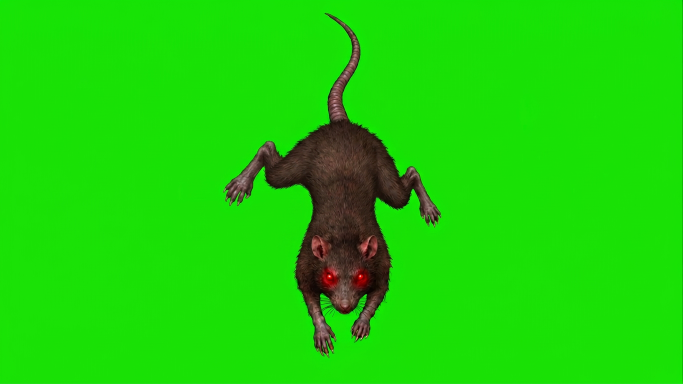
#> input picture heroes/assets/rat_run_down_source.png, 1365 x 768 px (shown at 1/2 size)
$ python prepare_rat_down.py
#> lines starting #> are read from the running program, lines starting #| are printed output that depends on the picture; after the words box and inside, x2 and y2 are one past the last pixel; in counts of white or black regions, pixels touching at a corner belong together
from pathlib import Path
from PIL import Image
import numpy as np
from scipy.ndimage import label,binary_dilation
ROOT=Path(__file__).resolve().parents[2]
a=np.asarray(Image.open(ROOT/'heroes/assets/rat_run_down_source.png').convert('RGB')).astype(np.float32)/255
bg=np.median(a[:24].reshape(-1,3),axis=0)
#> bg = [0.0902, 0.89, 0.0196]
excess=np.maximum(0,a[:,:,1]-np.maximum(a[:,:,0],a[:,:,2]))
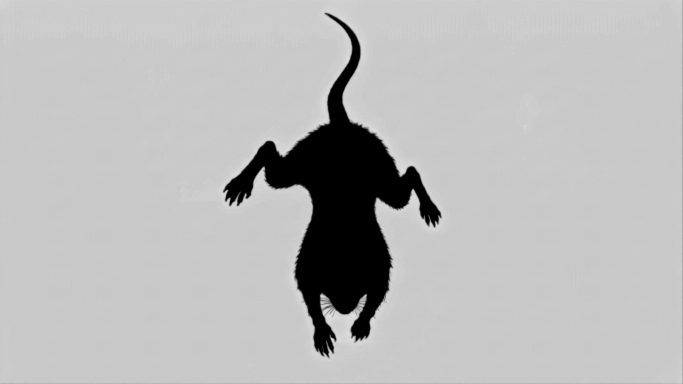
#> excess: shape (768, 1365) float32 (shown at 1/2 size); min 0, max 0.886, mean 0.724
strength=max(.1,bg[1]-max(bg[0],bg[2]))
#> strength = 0.8
alpha=np.clip(1-excess/strength,0,1);alpha[alpha<.08]=0
rgb=np.clip((a-(1-alpha[:,:,None])*bg)/np.maximum(alpha[:,:,None],.001),0,1)
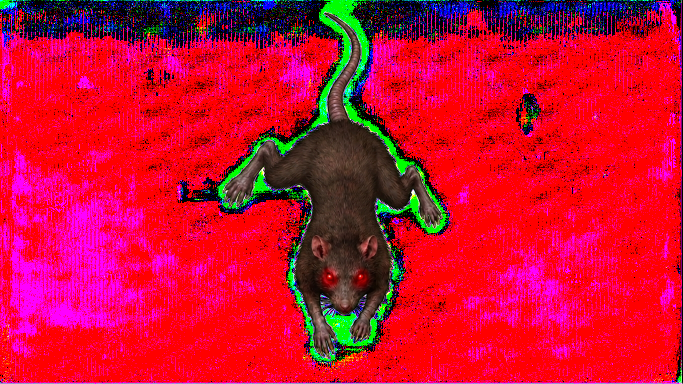
#> rgb: shape (768, 1365, 3) float32 (shown at 1/2 size); mean R, G, B 0.79, 0.0504, 0.19
# Discard background flecks; preserve fine edges near the animal silhouette.
components,n=label(alpha>.2)
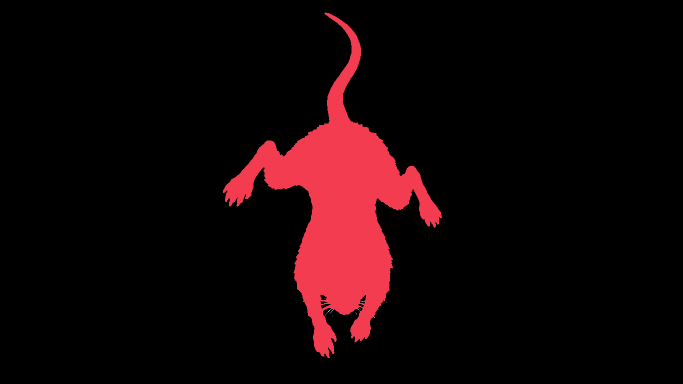
#> components: shape (768, 1365) int32 (shown at 1/2 size); 23 distinct labels, from 0 to 22; one colour per label, 0 black
#> n = 22
counts=np.bincount(components.ravel());counts[0]=0
#> after `counts = np.bincount(components.ravel())`: counts = 23 values, max 960027 at index 0, min 1 at index 2, mean 45579.1
keep=binary_dilation(components==counts.argmax(),iterations=4)
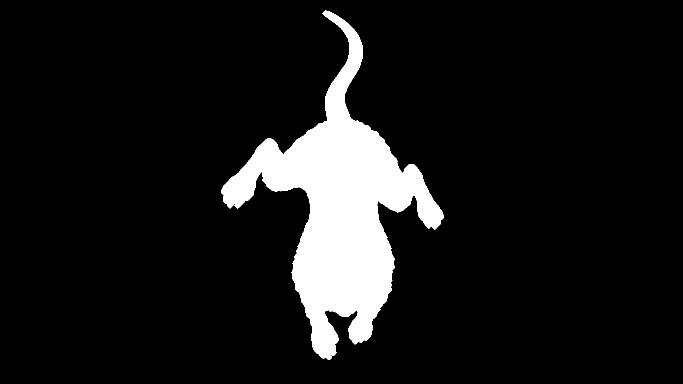
#> keep: shape (768, 1365) bool (shown at 1/2 size); 9.4% white; 1 white region, box (x1, y1, x2, y2) and area: (442, 21, 888, 720) 98580
alpha[~keep]=0;rgb[alpha==0]=0
#> after `alpha[~keep] = 0`: alpha: shape (768, 1365) float32; min 0, max 1, mean 0.0808
im=Image.fromarray(np.uint8(np.dstack((rgb,alpha))*255),'RGBA')
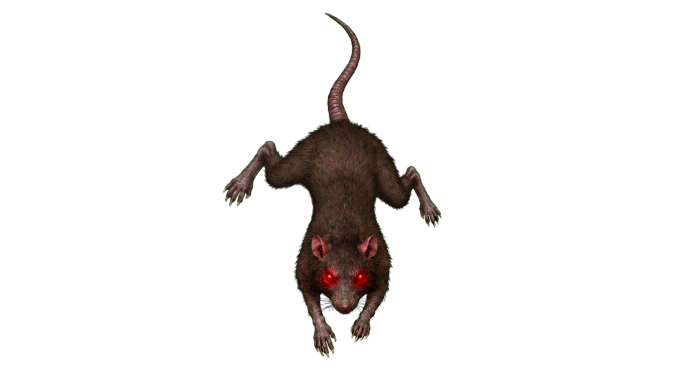
#> im: PIL image 1365x768 RGBA (shown at 1/2 size); mean R, G, B, A 6.1, 4.2, 3.5, 20.6; transparent parts drawn white
im=im.crop(im.getbbox())
#> im: PIL image 439x692 RGBA
padded=Image.new('RGBA',(im.width+32,im.height+32));padded.alpha_composite(im,(16,16))
#> after `padded = Image.new('RGBA', (im.width + 32, im.height + 32))`: padded: PIL image 471x724 RGBA; every value is 0
padded.save(ROOT/'heroes/sprites/rat_run_down.png')
small=padded.copy();small.thumbnail((120,248),Image.Resampling.LANCZOS)
#> after `small.thumbnail((120, 248), Image.Resampling.LANCZOS)`:
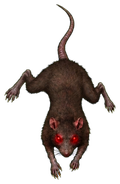
#> small: PIL image 120x184 RGBA; mean R, G, B, A 20, 14.2, 11.7, 63.4; transparent parts drawn white
cell=Image.new('RGBA',(128,256));cell.alpha_composite(small,((128-small.width)//2,(256-small.height)//2))
#> after `cell = Image.new('RGBA', (128, 256))`: cell: PIL image 128x256 RGBA; every value is 0
#> after `cell.alpha_composite(small, ((128 - small.width) // 2, (256 - small.he`:
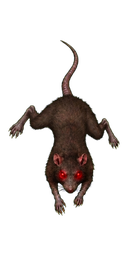
#> cell: PIL image 128x256 RGBA; mean R, G, B, A 13.5, 9.6, 7.9, 42.7; transparent parts drawn white
cell.save(ROOT/'heroes/sprites/rat_run_down_128x256.png')
print('Transparent source:',padded.size,'game cell:',cell.size)
#| Transparent source: (471, 724) game cell: (128, 256)
